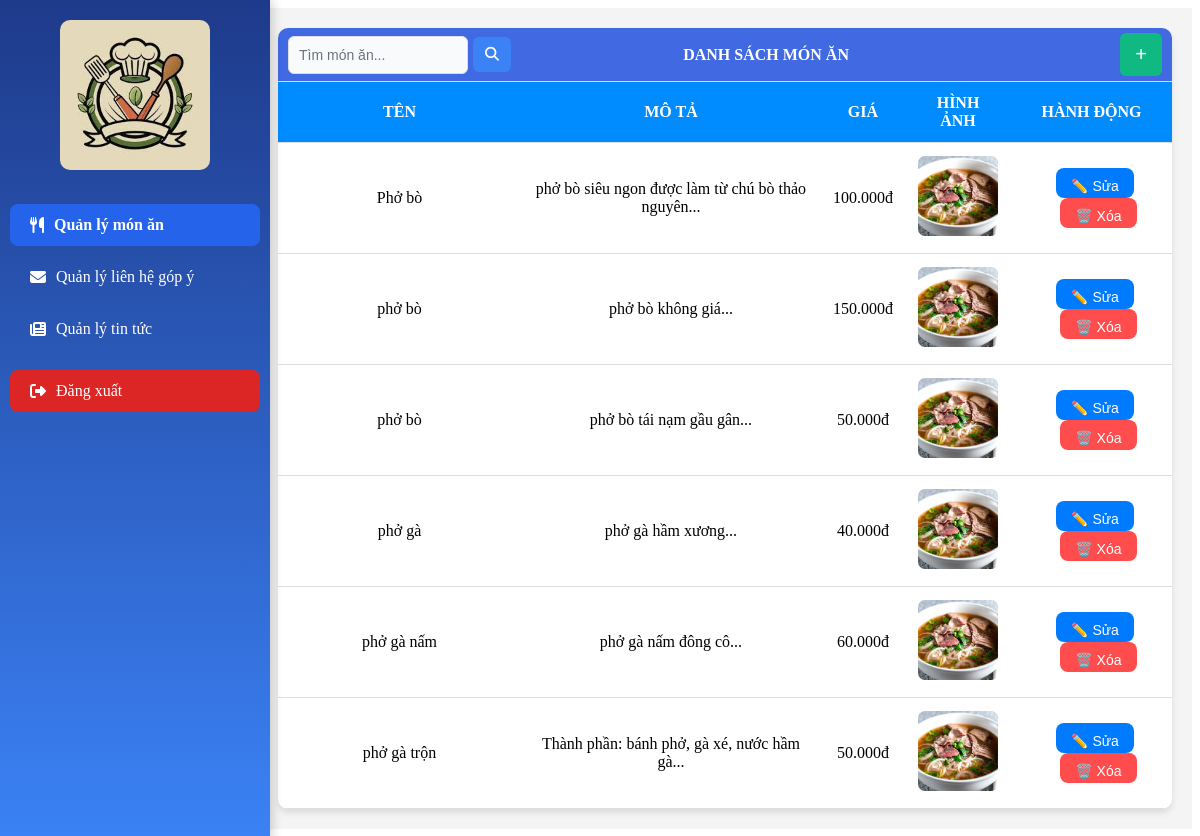
Screenshot of /QuanLyMonAn.php (signed in) with the database file from the repository.
### tables this page shows
CREATE TABLE `monan` (
  `Id` int NOT NULL,
  `Ten` varchar(255) NOT NULL,
  `Noi_Dung` text NOT NULL,
  `Gia` decimal(10,2) NOT NULL,
  `Image` varchar(255) NOT NULL
);

### QuanLyMonAn.php (the view, shortened to what this page needs)
<?php
include 'config/db.php';
function LayDanhSachMonAn($conn) {
    $Search = isset($_GET['search']) ? trim($_GET['search']) : '';
    $Query = "SELECT * FROM MonAn";
    if (!empty($Search)) {
        $Query .= " WHERE Ten LIKE ?";
        $SearchParam = "%" . $Search . "%";
        $Stmt = mysqli_prepare($conn, $Query);
        mysqli_stmt_bind_param($Stmt, "s", $SearchParam);
        mysqli_stmt_execute($Stmt);
        $Result = mysqli_stmt_get_result($Stmt);
    } else {
        $Result = mysqli_query($conn, $Query);
    }
    $MonAnList = [];
    while ($row = mysqli_fetch_assoc($Result)) {
        $MonAnList[] = $row;
    }
    return $MonAnList;
}
$DanhSachMonAn = LayDanhSachMonAn($conn);
?>
<!DOCTYPE html>
<html lang="vi">
<head>
    <link rel="stylesheet" href="assets/style.css">
    <link rel="stylesheet" href="https://cdnjs.cloudflare.com/ajax/libs/font-awesome/6.5.1/css/all.min.css" />
</head>
<body>
    <aside class="sidebar">
        <div class="logo">
            <img width="80%" src="images/logo.jpg" alt="Logo">
        </div>
        <ul>
            <li><a href="QuanLyMonAn.php" class="active"><i class="fas fa-utensils"></i> Quản lý món ăn</a></li>
            <li><a href="QuanLyLienHeGopY.php"><i class="fas fa-envelope"></i> Quản lý liên hệ góp ý</a></li>
            <li><a href="QuanLyTinTuc.php"><i class="fas fa-newspaper"></i> Quản lý tin tức</a></li>
            <li><a href="Logout.php" class="logout"><i class="fas fa-sign-out-alt"></i> Đăng xuất</a></li>
        </ul>
    </aside>
    <div class="container">
        <div class="content">
            <table>
                <tr class="Title-Table">
                    <th style="text-align: left; padding-left: 10px;" colspan="1">
                        <form method="GET" action="" style="display: inline-flex; align-items: center;">
                            <input type="search" name="search" placeholder="Tìm món ăn..." value="<?= isset($_GET['search']) ? htmlspecialchars($_GET['search']) : '' ?>" class="search-input">
                            <button type="submit" class="search-button"><i class="fas fa-search"></i></button>
                        </form>
                    </th>
                    <th style="text-align: center;" colspan="3">Danh Sách Món Ăn</th>
                    <th style="text-align: right; padding-right: 10px;" colspan="1">
                        <button id="openFormBtn" onclick="openForm('AddForm')" class="add-button">+</button>
                    </th>
                </tr>
                <tr>
                    <th>Tên</th>
                    <th>Mô Tả</th>
                    <th>Giá</th>
                    <th>Hình Ảnh</th>
                    <th>Hành Động</th>
                </tr>
                <?php if (empty($DanhSachMonAn)): ?>
                    <tr>
                        <td colspan="5">Không tìm thấy món ăn nào.</td>
                    </tr>
                <?php else: ?>
                    <?php foreach ($DanhSachMonAn as $Mon) : ?>
                        <tr>
                            <td><?= htmlspecialchars($Mon['Ten']) ?></td>
                            <td><?= htmlspecialchars_decode(substr($Mon['Noi_Dung'], 0, 100)) ?>...</td>
                            <td><?= number_format($Mon['Gia'], 0, ',', '.') ?>đ</td>
                            <td>
                                <?php if (!empty($Mon['Image'])) : ?>
                                    <img src="images/<?= htmlspecialchars($Mon['Image']) ?>" width="50" alt="Ảnh Món Ăn">
                                <?php else : ?>
                                    Không có ảnh
                                <?php endif; ?>
                            </td>
                            <td>
                                <button class="btn-edit" onclick="openForm('EditForm<?= $Mon['Id'] ?>')">✏️ Sửa</button>
                                <button class="btn-delete" onclick="Xoa(<?= $Mon['Id'] ?>)">🗑️ Xóa</button>
                            </td>
                        </tr>
                    <?php endforeach; ?>
                <?php endif; ?>
            </table>
        </div>
    </div>
</body>
</html>

### assets/style.css (style rules this page uses)
.container { display: flex; min-height: 100vh; }
.sidebar { width: 250px; background: linear-gradient(180deg, #1e3a8a, #3b82f6); color: white; padding: 20px 10px; height: 100vh; position: fixed; left: 0; top: 0; box-shadow: 2px 0 10px rgba(0, 0, 0, 0.2); transition: all 0.3s ease; }
.sidebar .logo { text-align: center; margin-bottom: 30px; }
.sidebar .logo img { max-width: 150px; border-radius: 10px; }
.sidebar ul { list-style: none; padding: 0; margin: 0; }
.sidebar ul li { margin: 10px 0; }
.sidebar ul li a { display: flex; align-items: center; color: white; text-decoration: none; padding: 12px 20px; border-radius: 8px; font-size: 16px; transition: background 0.3s ease; }
.sidebar ul li a i { margin-right: 10px; }
.sidebar ul li a.active { background: #2563eb; font-weight: bold; }
.sidebar ul li a.logout { background: #dc2626; margin-top: 20px; }
.content { flex: 1; margin-left: 250px; padding: 20px; background-color: #f4f4f4; }
.Title-Table th:first-child { padding: 5px 10px; text-align: left; }
.Title-Table th:last-child { padding: 5px 10px; text-align: right; }
.Title-Table form { display: inline-flex; align-items: center; gap: 5px; }
.search-input { padding: 10px; border: 1px solid #ddd; border-radius: 6px; font-size: 14px; outline: none; background: #f9fafb; transition: border-color 0.3s ease, box-shadow 0.3s ease; width: 180px; color: #1f2937; }
.search-input::placeholder { color: #6b7280; opacity: 1; }
.search-button { padding: 10px 12px; background: #3b82f6; color: white; border: none; border-radius: 6px; cursor: pointer; transition: background 0.3s ease; }
.search-button i { font-size: 14px; }
.add-button { padding: 10px 15px; background: #10b981; color: white; border: none; border-radius: 6px; cursor: pointer; font-size: 20px; transition: background 0.3s ease; }
table { width: 100%; border-collapse: collapse; background: white; box-shadow: 0px 4px 6px rgba(0, 0, 0, 0.1); border-radius: 10px; overflow: hidden; }
th, td { padding: 12px; text-align: center; border-bottom: 1px solid #ddd; }
th { background: #008bff; color: white; text-transform: uppercase; }
td img { width: 80px; height: 80px; object-fit: cover; border-radius: 8px; border: 1px solid white; }
.btn-edit, .btn-delete { padding: 10px 15px; border: none; cursor: pointer; font-size: 14px; transition: background 0.3s ease; color: white; border-radius: 8px; height: 30px; }
.btn-edit { background-color: #007bff; margin-left: 5%; }
.btn-delete { background-color: #ff4d4d; margin-left: 10%; }
.Title-Table th { background-color: royalblue; }

### rows the page displays
monan: Ten "Phở bò", Noi_Dung "phở bò siêu ngon được làm từ chú bò thảo nguyên", Gia "100.000", Image (picture)
monan: Ten "phở bò", Noi_Dung "phở bò không giá", Gia "150.000", Image (picture)
monan: Ten "phở bò", Noi_Dung "phở bò tái nạm gầu gân", Gia "50.000", Image (picture)
monan: Ten "phở gà", Noi_Dung "phở gà hầm xương", Gia "40.000", Image (picture)
monan: Ten "phở gà nấm", Noi_Dung "phở gà nấm đông cô", Gia "60.000", Image (picture)
monan: Ten "phở gà trộn", Noi_Dung "Thành phần: bánh phở, gà xé, nước hầm gà", Gia "50.000", Image (picture)
